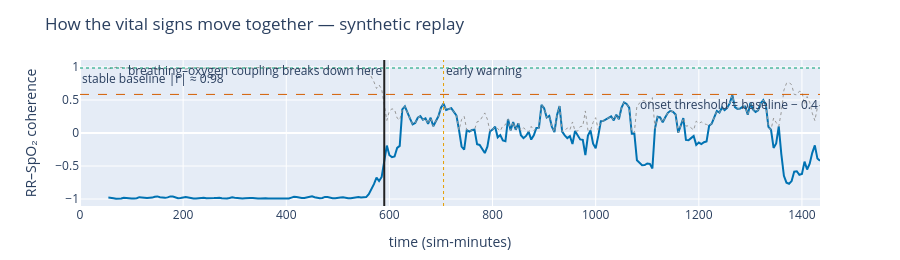

Notebook source saved alongside this figure:
### Markdown cell above
## §4 — Decoupling (cascade stage 1)

### Plain
The earliest sign. Normally breathing and oxygen move together — as oxygen dips the
body breathes a little harder, a tight coupling. Here that coupling **starts to break
down**: the two signals stop tracking each other, *while both are still inside their
NEWS2 bands*. Nothing has breached yet; the relationship between the signals is what
has changed.

### Dev
Reuses the decoupling detector via `reach.decoupling.decoupling_onset(p)`, which reads
the G1 series `synth.gates.windowed_coherence` (`dec.coherence`) and the onset
`dec.onset_min` — the correlation is **not** recomputed in the notebook. The figure is
the app's CADUCEUS face `viz.coherence.coherence_figure`, augmented with the detector's
own decision geometry: the `|r|` series and the baseline / `baseline − _DROP_K`
threshold lines, using the gate constants `COHERENCE_WINDOW` and `_DROP_K`.

### Tech
`windowed_coherence` is the trailing rolling **Pearson r of *detrended* RR vs SpO₂**
over a `COHERENCE_WINDOW` (= 12 samples / 60 sim-min) window; detrending isolates the
fast anti-phase co-fluctuation (coupled → `|r| → 1`, decoupled → `|r| → 0`). The
detector works on `|r|`: onset = the first sample where `|r|` falls `_DROP_K` (= 0.4)
below its stable baseline (median `|r|` over the first third of the stay) and **stays
there ≥ `_SUSTAIN` = 2** windows. So the marked threshold is `baseline − 0.4`, not a
literal −0.4 coherence. Failure modes: short windows make `r` noisy (false onsets);
a long window smears the onset late; carer-counted RR artefact would corrupt `r`
directly (a named deployment-readiness item, out of scope here).

### Code cell
coh_abs = np.abs(dec.coherence)
_stable = coh_abs[COHERENCE_WINDOW - 1 : p.t_min.size // 3]  # detector's pre-onset reference third
_baseline = float(np.nanmedian(_stable))
_thresh = _baseline - _DROP_K

fig4 = coherence_figure(p.t_min, dec.coherence, dec.onset_min, aegis_min=fire.aegis_min)
fig4.add_trace(go.Scatter(x=p.t_min, y=coh_abs, mode="lines", name="|r| (the detected quantity)",
                          line=dict(color=pal.NEUTRAL, width=1, dash="dot"),
                          connectgaps=False, hoverinfo="skip"))
fig4.add_hline(y=_baseline, line=dict(color=pal.STABLE, width=1, dash="dot"),
               annotation_text=f"stable baseline |r| ≈ {_baseline:.2f}",
               annotation_position="bottom left")
fig4.add_hline(y=_thresh, line=dict(color=pal.THRESHOLD, width=1, dash="dash"),
               annotation_text=f"onset threshold = baseline − {_DROP_K:.1f}",
               annotation_position="bottom right")
fig4.write_html(str(_root / "outputs" / "10_s4_decoupling.html"))
print(f"§4 decoupling onset = {dec.onset_min:.0f} sim-min  (|r| drops {_DROP_K:.1f} below baseline "
      f"≈ {_baseline:.2f}, sustained ×2)")
fig4

### Figure 1 — Plotly figure (JSON) as saved in the notebook; plotly's stock layout.template omitted (floating-point values rounded to 4 significant figures; data arrays with more than 128 entries replaced by an {"elided": "..."} marker saying what was removed)
{"data": [{"connectgaps": false, "hovertemplate": "%{y:.2f}<extra></extra>", "line": {"color": "#0072B2", "width": 2}, "mode": "lines", "name": "breathing–oxygen coherence", "showlegend": false, "type": "scatter", "x": {"elided": "288 float values"}, "y": {"elided": "288 float values"}}, {"connectgaps": false, "hoverinfo": "skip", "line": {"color": "#999999", "dash": "dot", "width": 1}, "mode": "lines", "name": "|r| (the detected quantity)", "type": "scatter", "x": {"elided": "288 float values"}, "y": {"elided": "288 float values"}}], "layout": {"annotations": [{"showarrow": false, "text": "breathing–oxygen coupling breaks down here", "x": 590.0, "xanchor": "right", "xref": "x", "y": 1, "yanchor": "top", "yref": "y domain"}, {"showarrow": false, "text": "early warning", "x": 705.0, "xanchor": "left", "xref": "x", "y": 1, "yanchor": "top", "yref": "y domain"}, {"showarrow": false, "text": "stable baseline |r| ≈ 0.98", "x": 0, "xanchor": "left", "xref": "x domain", "y": 0.9843, "yanchor": "top", "yref": "y"}, {"showarrow": false, "text": "onset threshold = baseline − 0.4", "x": 1, "xanchor": "right", "xref": "x domain", "y": 0.5843, "yanchor": "top", "yref": "y"}], "height": 260, "margin": {"b": 20, "t": 60}, "shapes": [{"line": {"color": "#222222", "width": 2}, "type": "line", "x0": 590.0, "x1": 590.0, "xref": "x", "y0": 0, "y1": 1, "yref": "y domain"}, {"line": {"color": "#E69F00", "dash": "dot", "width": 1}, "type": "line", "x0": 705.0, "x1": 705.0, "xref": "x", "y0": 0, "y1": 1, "yref": "y domain"}, {"line": {"color": "#009E73", "dash": "dot", "width": 1}, "type": "line", "x0": 0, "x1": 1, "xref": "x domain", "y0": 0.9843, "y1": 0.9843, "yref": "y"}, {"line": {"color": "#D55E00", "dash": "dash", "width": 1}, "type": "line", "x0": 0, "x1": 1, "xref": "x domain", "y0": 0.5843, "y1": 0.5843, "yref": "y"}], "showlegend": false, "title": {"text": "How the vital signs move together — synthetic replay"}, "xaxis": {"title": {"text": "time (sim-minutes)"}}, "yaxis": {"title": {"text": "RR–SpO₂ coherence"}}}}
